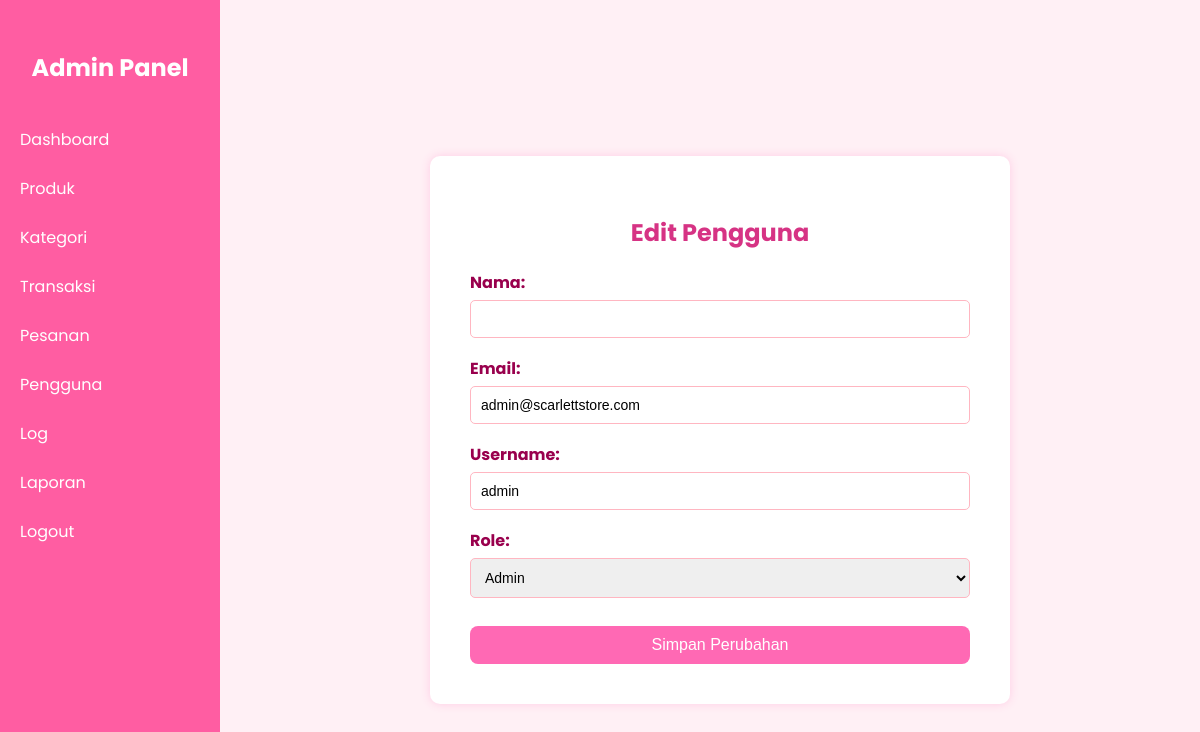
Page /scarlett_store/admin/edit_pengguna.php?id=1 (signed in) on the committed database.
### tables this page shows
CREATE TABLE users (
    id INT AUTO_INCREMENT PRIMARY KEY,
    name VARCHAR(100) NOT NULL,
    email VARCHAR(100) UNIQUE NOT NULL,
    username VARCHAR(50) UNIQUE NOT NULL,
    password VARCHAR(255) NOT NULL,
    role ENUM('admin', 'user') DEFAULT 'user',
    created_at TIMESTAMP DEFAULT CURRENT_TIMESTAMP,
    updated_at TIMESTAMP DEFAULT CURRENT_TIMESTAMP ON UPDATE CURRENT_TIMESTAMP,
    INDEX idx_username (username),
    INDEX idx_email (email),
    INDEX idx_role (role)
);

### scarlett_store/admin/edit_pengguna.php (the view, shortened to what this page needs)
<?php
include '../backend/koneksi.php';
$id = (int) $_GET['id'];
$query = mysqli_query($conn, "SELECT * FROM users WHERE id = $id");
$pengguna = mysqli_fetch_assoc($query);
?>
<!DOCTYPE html>
<html lang="id">
<head>
</head>
<body>
<div class="sidebar">
    <h2>Admin Panel</h2>
    <a href="index.php">Dashboard</a>
    <a href="produk.php">Produk</a>
    <a href="kategori.php">Kategori</a>
    <a href="transaksi.php">Transaksi</a>
    <a href="pesanan.php">Pesanan</a>
    <a href="pengguna.php">Pengguna</a>
    <a href="log.php">Log</a>
    <a href="laporan.php">Laporan</a>
    <a href="../auth/logout.php">Logout</a>
</div>
<div class="main-content">
    <div class="form-container">
        <h2>Edit Pengguna</h2>
        <form method="POST">
            <div class="form-group">
                <label>Nama:</label>
                <input type="text" name="nama" value="<?php echo htmlspecialchars($pengguna['nama']); ?>" required>
            </div>
            <div class="form-group">
                <label>Email:</label>
                <input type="email" name="email" value="<?php echo htmlspecialchars($pengguna['email']); ?>" required>
            </div>
            <div class="form-group">
                <label>Username:</label>
                <input type="text" name="username" value="<?php echo htmlspecialchars($pengguna['username']); ?>" required>
            </div>
            <div class="form-group">
                <label>Role:</label>
                <select name="role" required>
                    <option value="admin" <?php if ($pengguna['role'] == 'admin') echo 'selected'; ?>>Admin</option>
                </select>
            </div>
            <button type="submit" name="submit" class="btn">Simpan Perubahan</button>
        </form>
    </div>
</div>
</body>
</html>

### scarlett_store/admin/edit_pengguna.php (style rules this page uses)
body { margin: 0; font-family: 'Poppins', sans-serif; background: #fff0f5; }
.sidebar { width: 220px; background-color: #ff5da2; color: white; position: fixed; height: 100%; padding-top: 30px; }
.sidebar h2 { text-align: center; margin-bottom: 30px; font-size: 24px; font-weight: bold; color: #fff; }
.sidebar a { display: block; color: white; padding: 12px 20px; text-decoration: none; font-size: 16px; transition: background 0.3s; }
.main-content { margin-left: 240px; min-height: 100vh; display: flex; justify-content: center; align-items: center; padding: 30px; }
.form-container { background: white; border-radius: 10px; padding: 40px; box-shadow: 0 0 10px #ffcce5; width: 500px; }
.form-container h2 { text-align: center; color: #d63384; margin-bottom: 20px; }
.form-group { margin-bottom: 18px; }
.form-group label { display: block; margin-bottom: 5px; color: #99004d; font-weight: bold; }
.form-group input, .form-group select { width: 100%; padding: 10px; border: 1px solid #ffb6c1; border-radius: 5px; font-size: 14px; box-sizing: border-box; }
.btn { background-color: #ff69b4; color: white; width: 100%; padding: 10px; border: none; border-radius: 8px; font-size: 16px; cursor: pointer; margin-top: 10px; text-align: center; text-decoration: none; }

### rows in the picture
users: email "admin@scarlettstore.com", username "admin", role "Admin"
